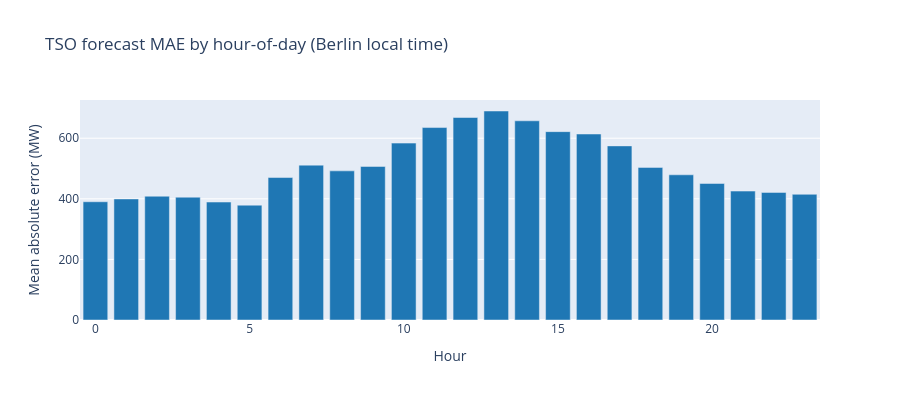

Notebook code for this chart:
### Markdown cell above
## 5. MAE by hour-of-day — where does the TSO struggle?

### Code cell
ps = res_tso.per_step.copy()
ps["target_ts"] = pd.to_datetime(ps["target_ts"], utc=True)
ps["hour_local"] = ps["target_ts"].dt.tz_convert("Europe/Berlin").dt.hour
ps["abs_err"] = (ps["y_true"] - ps["y_tso"]).abs()
by_hour = ps.groupby("hour_local")["abs_err"].mean().reset_index()

fig = go.Figure(go.Bar(x=by_hour["hour_local"], y=by_hour["abs_err"], marker_color="#1f77b4"))
fig.update_layout(
    title="TSO forecast MAE by hour-of-day (Berlin local time)",
    xaxis_title="Hour",
    yaxis_title="Mean absolute error (MW)",
    height=400,
)
fig

### Figure 1 — Plotly figure (JSON) as saved in the notebook; plotly's stock layout.template omitted (floating-point values rounded to 4 significant figures)
{"data": [{"marker": {"color": "#1f77b4"}, "type": "bar", "x": [0, 1, 2, 3, 4, 5, 6, 7, 8, 9, 10, 11, 12, 13, 14, 15, 16, 17, 18, 19, 20, 21, 22, 23], "y": [390.3, 399.6, 408.6, 405.4, 389.3, 379.0, 470.3, 511.2, 492.2, 506.8, 583.9, 635.2, 668.4, 689.9, 657.5, 621.8, 613.9, 574.7, 503.7, 479.2, 450.6, 425.5, 421.1, 414.9]}], "layout": {"height": 400, "title": {"text": "TSO forecast MAE by hour-of-day (Berlin local time)"}, "xaxis": {"title": {"text": "Hour"}}, "yaxis": {"title": {"text": "Mean absolute error (MW)"}}}}
